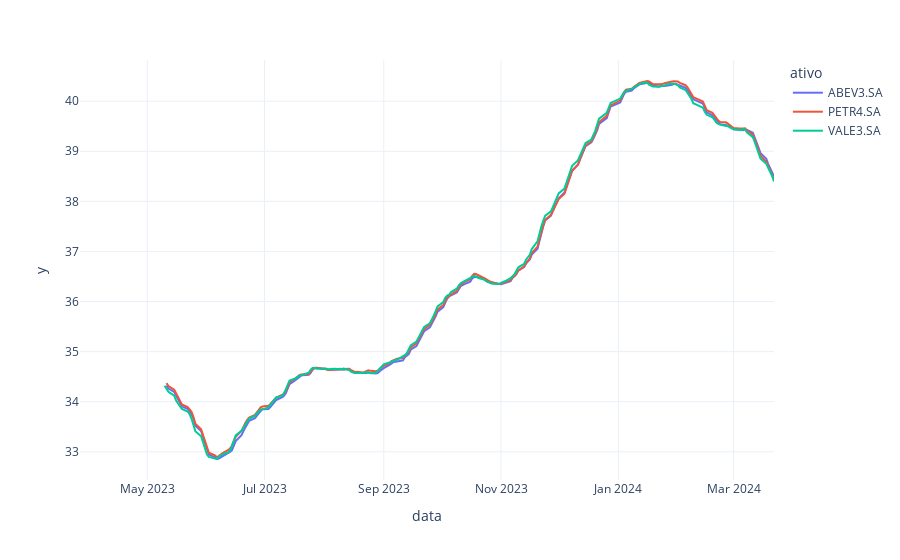

Notebook cell for this chart:
### Code cell
media_movel = df['valor'].rolling(90).mean()
fig = px.line(df, x="data", y=media_movel, color='ativo', template='plotly_white')
fig.show()

### Figure 1 — Plotly figure (JSON) as saved in the notebook; plotly's stock layout.template omitted (floating-point values rounded to 4 significant figures; data arrays with more than 128 entries replaced by an {"elided": "..."} marker saying what was removed)
{"data": [{"hovertemplate": "ativo=ABEV3.SA<br>data=%{x}<br>y=%{y}<extra></extra>", "legendgroup": "ABEV3.SA", "line": {"color": "#636efa", "dash": "solid"}, "marker": {"symbol": "circle"}, "mode": "lines", "name": "ABEV3.SA", "orientation": "v", "showlegend": true, "type": "scatter", "x": {"elided": "247 str values"}, "xaxis": "x", "y": {"elided": "247 float values"}, "yaxis": "y"}, {"hovertemplate": "ativo=PETR4.SA<br>data=%{x}<br>y=%{y}<extra></extra>", "legendgroup": "PETR4.SA", "line": {"color": "#EF553B", "dash": "solid"}, "marker": {"symbol": "circle"}, "mode": "lines", "name": "PETR4.SA", "orientation": "v", "showlegend": true, "type": "scatter", "x": {"elided": "247 str values"}, "xaxis": "x", "y": {"elided": "247 float values"}, "yaxis": "y"}, {"hovertemplate": "ativo=VALE3.SA<br>data=%{x}<br>y=%{y}<extra></extra>", "legendgroup": "VALE3.SA", "line": {"color": "#00cc96", "dash": "solid"}, "marker": {"symbol": "circle"}, "mode": "lines", "name": "VALE3.SA", "orientation": "v", "showlegend": true, "type": "scatter", "x": {"elided": "247 str values"}, "xaxis": "x", "y": {"elided": "247 float values"}, "yaxis": "y"}], "layout": {"legend": {"title": {"text": "ativo"}, "tracegroupgap": 0}, "margin": {"t": 60}, "xaxis": {"anchor": "y", "domain": [0, 1], "title": {"text": "data"}}, "yaxis": {"anchor": "x", "domain": [0, 1], "title": {"text": "y"}}}}
